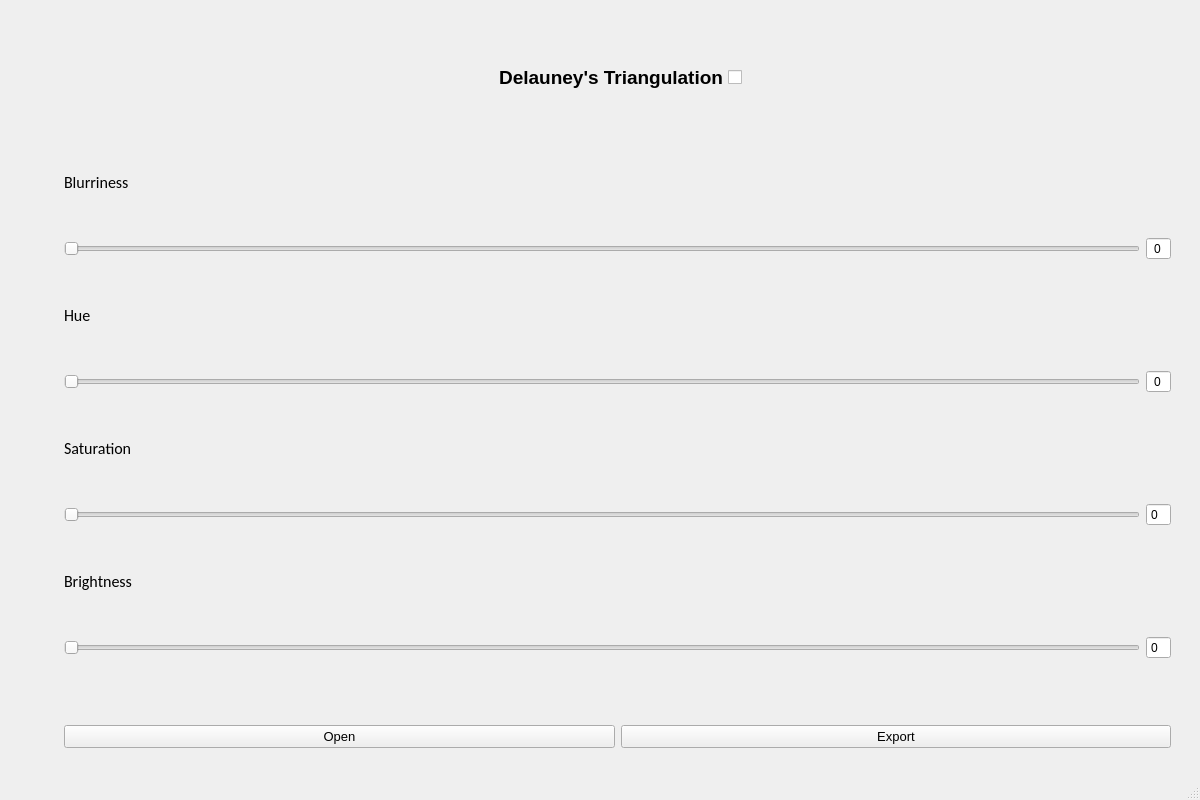
<?xml version="1.0" encoding="UTF-8"?>
<ui version="4.0">
 <class>MainWindow</class>
 <widget class="QMainWindow" name="MainWindow">
  <property name="geometry">
   <rect>
    <x>0</x>
    <y>0</y>
    <width>1200</width>
    <height>800</height>
   </rect>
  </property>
  <property name="font">
   <font>
    <pointsize>11</pointsize>
   </font>
  </property>
  <property name="windowTitle">
   <string>Delaunay's Dream</string>
  </property>
  <property name="windowIcon">
   <iconset>
    <normaloff>film.svg</normaloff>film.svg</iconset>
  </property>
  <property name="toolTip">
   <string/>
  </property>
  <property name="statusTip">
   <string>Delaunay's Dream</string>
  </property>
  <widget class="QWidget" name="centralwidget">
   <layout class="QGridLayout" name="gridLayout_2">
    <item row="0" column="0">
     <layout class="QGridLayout" name="gridLayout">
      <item row="0" column="0">
       <spacer name="horizontalSpacer">
        <property name="orientation">
         <enum>Qt::Horizontal</enum>
        </property>
        <property name="sizeHint" stdset="0">
         <size>
          <width>428</width>
          <height>20</height>
         </size>
        </property>
       </spacer>
      </item>
      <item row="1" column="0">
       <layout class="QHBoxLayout" name="horizontalLayout_6">
        <item>
         <spacer name="verticalSpacer_2">
          <property name="orientation">
           <enum>Qt::Vertical</enum>
          </property>
          <property name="sizeHint" stdset="0">
           <size>
            <width>20</width>
            <height>40</height>
           </size>
          </property>
         </spacer>
        </item>
        <item>
         <widget class="QLabel" name="label">
          <property name="text">
           <string/>
          </property>
          <property name="pixmap">
           <pixmap>sample_700.jpg</pixmap>
          </property>
         </widget>
        </item>
        <item>
         <spacer name="verticalSpacer">
          <property name="orientation">
           <enum>Qt::Vertical</enum>
          </property>
          <property name="sizeHint" stdset="0">
           <size>
            <width>20</width>
            <height>40</height>
           </size>
          </property>
         </spacer>
        </item>
        <item>
         <layout class="QVBoxLayout" name="verticalLayout">
          <item alignment="Qt::AlignHCenter|Qt::AlignVCenter">
           <widget class="QCheckBox" name="triangulation_check_box">
            <property name="font">
             <font>
              <family>Arial</family>
              <pointsize>14</pointsize>
              <weight>75</weight>
              <italic>false</italic>
              <bold>true</bold>
             </font>
            </property>
            <property name="layoutDirection">
             <enum>Qt::RightToLeft</enum>
            </property>
            <property name="autoFillBackground">
             <bool>true</bool>
            </property>
            <property name="text">
             <string>Delauney's Triangulation</string>
            </property>
           </widget>
          </item>
          <item>
           <widget class="QLabel" name="frame_rate_label">
            <property name="font">
             <font>
              <family>Calibri</family>
              <pointsize>12</pointsize>
             </font>
            </property>
            <property name="text">
             <string>Blurriness</string>
            </property>
           </widget>
          </item>
          <item>
           <layout class="QHBoxLayout" name="horizontalLayout">
            <item>
             <widget class="QSlider" name="frame_rate_slider">
              <property name="statusTip">
               <string>Adjust Frame Rate</string>
              </property>
              <property name="orientation">
               <enum>Qt::Horizontal</enum>
              </property>
             </widget>
            </item>
            <item>
             <widget class="QSpinBox" name="frame_rate_spinBox">
              <property name="font">
               <font>
                <family>Arial</family>
                <pointsize>9</pointsize>
               </font>
              </property>
              <property name="statusTip">
               <string>Adjust Frame Rate</string>
              </property>
              <property name="alignment">
               <set>Qt::AlignCenter</set>
              </property>
              <property name="buttonSymbols">
               <enum>QAbstractSpinBox::NoButtons</enum>
              </property>
              <property name="maximum">
               <number>99</number>
              </property>
             </widget>
            </item>
           </layout>
          </item>
          <item>
           <widget class="QLabel" name="hue_Label">
            <property name="font">
             <font>
              <family>Calibri</family>
              <pointsize>12</pointsize>
             </font>
            </property>
            <property name="text">
             <string>Hue</string>
            </property>
           </widget>
          </item>
          <item>
           <layout class="QHBoxLayout" name="horizontalLayout_2">
            <item>
             <widget class="QSlider" name="hue_slider">
              <property name="statusTip">
               <string>Adjust Hue</string>
              </property>
              <property name="orientation">
               <enum>Qt::Horizontal</enum>
              </property>
             </widget>
            </item>
            <item>
             <widget class="QSpinBox" name="hue_spinBox">
              <property name="font">
               <font>
                <family>Arial</family>
                <pointsize>9</pointsize>
               </font>
              </property>
              <property name="statusTip">
               <string>Adjust Hue</string>
              </property>
              <property name="alignment">
               <set>Qt::AlignCenter</set>
              </property>
              <property name="buttonSymbols">
               <enum>QAbstractSpinBox::NoButtons</enum>
              </property>
              <property name="maximum">
               <number>99</number>
              </property>
             </widget>
            </item>
           </layout>
          </item>
          <item>
           <widget class="QLabel" name="saturation_label">
            <property name="font">
             <font>
              <family>Calibri</family>
              <pointsize>12</pointsize>
             </font>
            </property>
            <property name="text">
             <string>Saturation</string>
            </property>
           </widget>
          </item>
          <item>
           <layout class="QHBoxLayout" name="horizontalLayout_3">
            <item>
             <widget class="QSlider" name="saturation_slider">
              <property name="statusTip">
               <string>Adjust Saturation</string>
              </property>
              <property name="orientation">
               <enum>Qt::Horizontal</enum>
              </property>
             </widget>
            </item>
            <item>
             <widget class="QSpinBox" name="saturation_spinBox">
              <property name="font">
               <font>
                <family>Arial</family>
                <pointsize>9</pointsize>
               </font>
              </property>
              <property name="statusTip">
               <string>Adjust Saturation</string>
              </property>
              <property name="buttonSymbols">
               <enum>QAbstractSpinBox::NoButtons</enum>
              </property>
              <property name="maximum">
               <number>99</number>
              </property>
             </widget>
            </item>
           </layout>
          </item>
          <item>
           <widget class="QLabel" name="brightness_label">
            <property name="font">
             <font>
              <family>Calibri</family>
              <pointsize>12</pointsize>
             </font>
            </property>
            <property name="text">
             <string>Brightness</string>
            </property>
           </widget>
          </item>
          <item>
           <layout class="QHBoxLayout" name="horizontalLayout_4">
            <item>
             <widget class="QSlider" name="brightness_slider">
              <property name="statusTip">
               <string>Adjust Brightness</string>
              </property>
              <property name="orientation">
               <enum>Qt::Horizontal</enum>
              </property>
             </widget>
            </item>
            <item>
             <widget class="QSpinBox" name="brightness_spinBox">
              <property name="font">
               <font>
                <family>Arial</family>
                <pointsize>9</pointsize>
               </font>
              </property>
              <property name="statusTip">
               <string>Adjust Brightness</string>
              </property>
              <property name="buttonSymbols">
               <enum>QAbstractSpinBox::NoButtons</enum>
              </property>
              <property name="maximum">
               <number>99</number>
              </property>
             </widget>
            </item>
           </layout>
          </item>
          <item>
           <spacer name="horizontalSpacer_3">
            <property name="orientation">
             <enum>Qt::Horizontal</enum>
            </property>
            <property name="sizeHint" stdset="0">
             <size>
              <width>40</width>
              <height>20</height>
             </size>
            </property>
           </spacer>
          </item>
          <item>
           <spacer name="horizontalSpacer_4">
            <property name="orientation">
             <enum>Qt::Horizontal</enum>
            </property>
            <property name="sizeHint" stdset="0">
             <size>
              <width>40</width>
              <height>20</height>
             </size>
            </property>
           </spacer>
          </item>
          <item>
           <spacer name="above_open_export_spacer">
            <property name="orientation">
             <enum>Qt::Horizontal</enum>
            </property>
            <property name="sizeHint" stdset="0">
             <size>
              <width>228</width>
              <height>20</height>
             </size>
            </property>
           </spacer>
          </item>
          <item>
           <layout class="QHBoxLayout" name="horizontalLayout_5">
            <item>
             <widget class="QPushButton" name="open_button">
              <property name="font">
               <font>
                <family>Arial</family>
                <pointsize>10</pointsize>
               </font>
              </property>
              <property name="statusTip">
               <string>Open File</string>
              </property>
              <property name="text">
               <string>Open</string>
              </property>
             </widget>
            </item>
            <item>
             <widget class="QPushButton" name="export_button">
              <property name="font">
               <font>
                <family>Arial</family>
                <pointsize>10</pointsize>
               </font>
              </property>
              <property name="statusTip">
               <string>Save As...</string>
              </property>
              <property name="text">
               <string>Export</string>
              </property>
             </widget>
            </item>
           </layout>
          </item>
         </layout>
        </item>
        <item>
         <spacer name="verticalSpacer_3">
          <property name="orientation">
           <enum>Qt::Vertical</enum>
          </property>
          <property name="sizeHint" stdset="0">
           <size>
            <width>20</width>
            <height>40</height>
           </size>
          </property>
         </spacer>
        </item>
       </layout>
      </item>
      <item row="2" column="0">
       <spacer name="horizontalSpacer_2">
        <property name="orientation">
         <enum>Qt::Horizontal</enum>
        </property>
        <property name="sizeHint" stdset="0">
         <size>
          <width>40</width>
          <height>20</height>
         </size>
        </property>
       </spacer>
      </item>
     </layout>
    </item>
   </layout>
  </widget>
  <widget class="QStatusBar" name="statusbar"/>
  <action name="actionOpen">
   <property name="text">
    <string>Open</string>
   </property>
  </action>
  <action name="actionSave">
   <property name="text">
    <string>Save</string>
   </property>
  </action>
  <action name="actionSave_As">
   <property name="text">
    <string>Save As...</string>
   </property>
  </action>
  <action name="actionNew">
   <property name="text">
    <string>New</string>
   </property>
  </action>
  <action name="actionNew_Window">
   <property name="text">
    <string>New Window</string>
   </property>
  </action>
 </widget>
 <resources/>
 <connections>
  <connection>
   <sender>hue_slider</sender>
   <signal>valueChanged(int)</signal>
   <receiver>hue_spinBox</receiver>
   <slot>setValue(int)</slot>
   <hints>
    <hint type="sourcelabel">
     <x>705</x>
     <y>220</y>
    </hint>
    <hint type="destinationlabel">
     <x>730</x>
     <y>224</y>
    </hint>
   </hints>
  </connection>
  <connection>
   <sender>saturation_spinBox</sender>
   <signal>valueChanged(int)</signal>
   <receiver>saturation_slider</receiver>
   <slot>setValue(int)</slot>
   <hints>
    <hint type="sourcelabel">
     <x>730</x>
     <y>313</y>
    </hint>
    <hint type="destinationlabel">
     <x>705</x>
     <y>309</y>
    </hint>
   </hints>
  </connection>
  <connection>
   <sender>brightness_slider</sender>
   <signal>valueChanged(int)</signal>
   <receiver>brightness_spinBox</receiver>
   <slot>setValue(int)</slot>
   <hints>
    <hint type="sourcelabel">
     <x>705</x>
     <y>399</y>
    </hint>
    <hint type="destinationlabel">
     <x>730</x>
     <y>403</y>
    </hint>
   </hints>
  </connection>
  <connection>
   <sender>saturation_slider</sender>
   <signal>valueChanged(int)</signal>
   <receiver>saturation_spinBox</receiver>
   <slot>setValue(int)</slot>
   <hints>
    <hint type="sourcelabel">
     <x>705</x>
     <y>309</y>
    </hint>
    <hint type="destinationlabel">
     <x>730</x>
     <y>313</y>
    </hint>
   </hints>
  </connection>
  <connection>
   <sender>brightness_spinBox</sender>
   <signal>valueChanged(int)</signal>
   <receiver>brightness_slider</receiver>
   <slot>setValue(int)</slot>
   <hints>
    <hint type="sourcelabel">
     <x>730</x>
     <y>403</y>
    </hint>
    <hint type="destinationlabel">
     <x>705</x>
     <y>399</y>
    </hint>
   </hints>
  </connection>
  <connection>
   <sender>hue_spinBox</sender>
   <signal>valueChanged(int)</signal>
   <receiver>hue_slider</receiver>
   <slot>setValue(int)</slot>
   <hints>
    <hint type="sourcelabel">
     <x>730</x>
     <y>224</y>
    </hint>
    <hint type="destinationlabel">
     <x>705</x>
     <y>220</y>
    </hint>
   </hints>
  </connection>
  <connection>
   <sender>frame_rate_spinBox</sender>
   <signal>valueChanged(int)</signal>
   <receiver>frame_rate_slider</receiver>
   <slot>setValue(int)</slot>
   <hints>
    <hint type="sourcelabel">
     <x>730</x>
     <y>134</y>
    </hint>
    <hint type="destinationlabel">
     <x>705</x>
     <y>130</y>
    </hint>
   </hints>
  </connection>
  <connection>
   <sender>frame_rate_slider</sender>
   <signal>valueChanged(int)</signal>
   <receiver>frame_rate_spinBox</receiver>
   <slot>setValue(int)</slot>
   <hints>
    <hint type="sourcelabel">
     <x>705</x>
     <y>130</y>
    </hint>
    <hint type="destinationlabel">
     <x>730</x>
     <y>134</y>
    </hint>
   </hints>
  </connection>
 </connections>
</ui>
